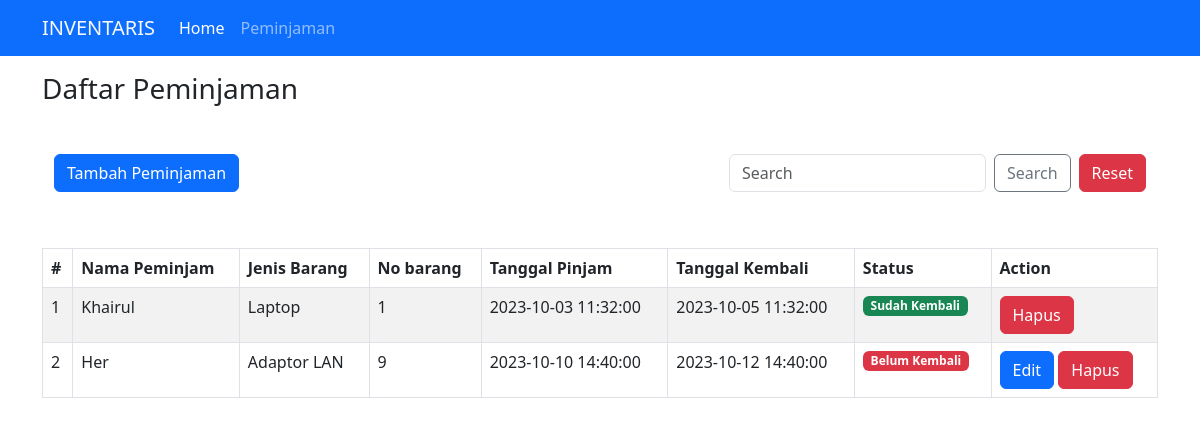
The page /public/minjam/index on the database its author committed.
### tables this page shows
CREATE TABLE `tb_minjam` (
  `id` int(11) NOT NULL,
  `nama_peminjam` varchar(225) NOT NULL,
  `jenis_barang` enum('Laptop','HP','Adaptor LAN') NOT NULL,
  `no_barang` int(5) NOT NULL,
  `tgl_pinjam` datetime NOT NULL,
  `tgl_kembali` datetime NOT NULL
);

### app/core/controller.php (called while the page is built, shortened)
<?php
class Controller {
    public function view($view, $data = [])
    {
        require_once '../app/views/' . $view . '.php';
    }
    public function model($model)
    {
        return new $model;
    }
}
?>

### app/controllers/Minjam.php (called while the page is built, shortened)
<?php
class Minjam extends Controller {
    public function index()
    {
        $data['judul'] = 'Data Peminjaman';
        $data['minjam'] = $this->model('MinjamModel')->getAllMinjam();
        $this->view('templates/header', $data);
        $this->view('minjam/index', $data);
        $this->view('templates/footer');
    }
}
?>

### app/core/app.php (called while the page is built, shortened)
<?php
class App {
    protected   $controller = 'home';
    protected   $method = 'index';
    protected   $params = [];
    public function __construct()
    {
        $url = $this->parseUrl();
        if(is_array($url)) {
            if (file_exists('../app/controllers/' . $url[0] . '.php')) {
                $this->controller = $url[0];
                unset($url[0]);
            }
            $this->controller = new $this->controller;
            if (isset($url[1])) {
                if (method_exists($this->controller, $url[1])) {
                    $this->method = $url[1];
                }
            }
        } else {
            require_once '../app/controllers/' . $this->controller . '.php';
            $this->controller = new $this->controller;
        }
        call_user_func_array([$this->controller, $this->method], $this->params);
    }
    public function parseURL(){
        if (isset($_GET['url'])) {
            $url = rtrim($_GET['url'], '/');
            $url = explode('/',$url);
            return $url;
        }
    }
}

### app/init.php (called while the page is built, shortened)
<?php
require_once 'core/App.php';
require_once 'core/Controller.php';
require_once 'core/Database.php';
$app = new App();
?>

### public/index.php (called while the page is built)
<?php
require_once '../app/init.php';
?>

### app/core/database.php (called while the page is built, shortened)
<?php
class Database {
    private $host = DB_HOST;
    private $user = DB_USER;
    private $pass = DB_PASS;
    private $dbnm = DB_NAME;
    private $dbh;
    private $stmt;
    public function __construct() {
        $dsn = 'mysql:host=' . $this->host . ';dbname=' . $this->dbnm;
        $options = [
            PDO::ATTR_PERSISTENT => true,
            PDO::ATTR_ERRMODE => PDO::ERRMODE_EXCEPTION,
            PDO::ATTR_DEFAULT_FETCH_MODE => PDO::FETCH_ASSOC
        ];
        try {
            $this->dbh = new PDO($dsn, $this->user, $this->pass, $options);
        } catch (PDOException $e) {
            die($e->getMessage());
        }
    }
    public function query($query) {
        $this->stmt = $this->dbh->prepare($query);
    }
    public function execute() {
        $this->stmt->execute();
    }
    public function resultSet() {
        $this->execute();
        return $this->stmt->fetchAll();
    }
}
?>

### app/models/MinjamModel.php (called while the page is built, shortened)
<?php
class MinjamModel {
    private $table = 'tb_minjam';
    private $db;
    public function __construct()
    {
        $this->db = new Database;
    }
    public function getAllMinjam()
    {
        $this->db->query("SELECT * FROM " . $this->table);
        return $this->db->resultSet();
    }
}
?>

### app/views/minjam/index.php (the view, shortened to what this page needs)
<div class="container">
    <h3 class="mb-3">Daftar Peminjaman</h3>
    <br>
    <nav class="navbar">
  <div class="container-fluid">
    <a href="<?= BASE_URL; ?>/minjam/tambah" class="btn btn-primary">Tambah Peminjaman</a>
    <form class="d-flex" action="<?= BASE_URL; ?>/Minjam/cari" method="post">
      <input class="form-control me-2" type="search" placeholder="Search" aria-label="Search" name="cari" required>
      <button class="btn btn-outline-secondary me-2" type="submit" >Search</button>
      <a href="<?= BASE_URL ?>/minjam/index/" class="btn btn-danger">Reset</a>
    </form>
  </div>
</nav>
    <br>
    <br>
    <table id="example" class="table table-succes table-striped table-bordered">
        <thead>
            <tr>
                <th scope="col">#</th>
                <th scope="col">Nama Peminjam</th>
                <th scope="col">Jenis Barang</th>
                <th scope="col">No barang</th>
                <th scope="col">Tanggal Pinjam</th>
                <th scope="col">Tanggal Kembali</th>
                <th scope="col">Status</th>
                <th scope="col">Action</th>
            </tr>
        </thead>
        <tbody>
            <?php $no=1;
            ?>
            <?php foreach ($data['minjam'] as $row) :
              ?>
            <tr>
                <td><?= $no; ?></td>
                <td><?= $row['nama_peminjam']; ?></td>
                <td><?= $row['jenis_barang']; ?></td>
                <td><?= $row['no_barang']; ?></td>
                <td><?= $row['tgl_pinjam']; ?></td>
                <td><?= $row['tgl_kembali']; ?></td>
                <td>
                <?php
                $tgl_pinjam = $row['tgl_pinjam'];
                $tgl_kembali = $row['tgl_kembali'];
                $hari = date('Y-m-d H:i:s');
                if ($tgl_pinjam >= $tgl_kembali || $hari >= $tgl_kembali) {
                  echo '<span class="badge bg-success">Sudah Kembali</span>';
                  $showEditButton = false;
                } else {
                  echo '<span class="badge bg-danger">Belum Kembali</span>';
                  $showEditButton = true;
                }
                ?>
          </td>
          <td>
            <?php if ($showEditButton) : ?>
              <a href="<?= BASE_URL ?>/minjam/edit/<?=$row['id'] ?>" class="btn btn-primary">Edit</a>
              <?php endif; ?>
              <a href="<?= BASE_URL ?>/minjam/hapus/<?=$row['id'] ?>" class="btn btn-danger"
                  onclick="return" confirm('Hapus Data?');">Hapus</a>
              </td>
            </tr>
            <?php $no++; endforeach; ?>
        </tbody>
    </table>
</div>

### app/views/templates/header.php (shortened to what this page needs)
<html lang="en">
<head>
    <link href="https://cdn.jsdelivr.net/npm/bootstrap@5.2.0/dist/css/bootstrap.min.css" rel="stylesheet"
>
     <link rel="stylesheet" href="https://cdn.datatables.net/1.13.6/css/dataTables.bootstrap5.min.css">
     <link rel="stylesheet" href="https://cdnjs.cloudflare.com/ajax/libs/twitter-bootstrap/5.3.0/css/bootstrap.min.css">
    <link rel="stylesheet" href="<?= BASE_URL ?>/css/style.css">
</head>
<body>
<nav class="navbar navbar-dark bg-primary navbar-expand-lg  mb-3">
        <div class="container">
            <a class="navbar-brand font-weight-bold text-light" href="<?= BASE_URL ?>/home/index">INVENTARIS</a>
            <div class="collapse navbar-collapse" id="navbarNav">
            <ul class="navbar-nav">
                <li class="nav-item">
                    <a class="nav-link active" aria-current="page" href="<?= BASE_URL ?>/home/index">Home</a>
                </li>
                <li class="nav-item">
                    <a class="nav-link" href="<?= BASE_URL ?>/minjam/index">Peminjaman</a>
                </li>
            </ul>
            </div>
        </div>
    </nav>
</body>
</html>

### app/views/templates/footer.php (shortened to what this page needs)
</body>
</html>

### public/css/style.css (style rules this page uses)
* { margin: 0; padding: 0; box-sizing: border-box; }

### rows shown on the page
tb_minjam: nama_peminjam "Khairul", jenis_barang "Laptop", no_barang "1", tgl_pinjam "2023-10-03 11:32:00", tgl_kembali "2023-10-05 11:32:00", shows "Sudah Kembali"
tb_minjam: nama_peminjam "Her", jenis_barang "Adaptor LAN", no_barang "9", tgl_pinjam "2023-10-10 14:40:00", tgl_kembali "2023-10-12 14:40:00", shows "Belum Kembali"
